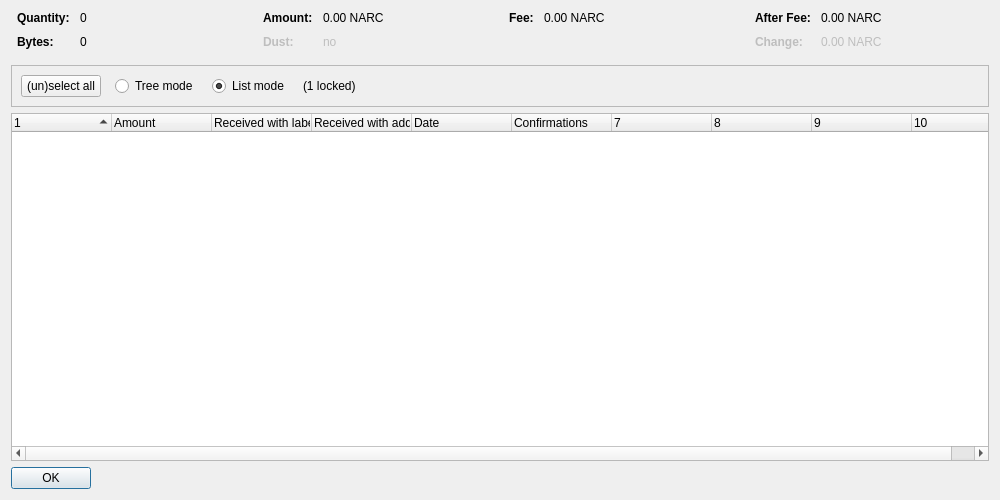
<?xml version="1.0" encoding="UTF-8"?>
<ui version="4.0">
 <class>CoinControlDialog</class>
 <widget class="QDialog" name="CoinControlDialog">
  <property name="geometry">
   <rect>
    <x>0</x>
    <y>0</y>
    <width>1000</width>
    <height>500</height>
   </rect>
  </property>
  <property name="windowTitle">
   <string>Coin Selection</string>
  </property>
  <layout class="QVBoxLayout" name="verticalLayout">
   <item>
    <layout class="QHBoxLayout" name="horizontalLayoutTop" stretch="0,0,0,0">
     <property name="topMargin">
      <number>0</number>
     </property>
     <property name="bottomMargin">
      <number>10</number>
     </property>
     <item>
      <layout class="QFormLayout" name="formLayoutCoinControl1">
       <property name="horizontalSpacing">
        <number>10</number>
       </property>
       <property name="verticalSpacing">
        <number>10</number>
       </property>
       <property name="leftMargin">
        <number>6</number>
       </property>
       <property name="rightMargin">
        <number>6</number>
       </property>
       <item row="0" column="0">
        <widget class="QLabel" name="labelCoinControlQuantityText">
         <property name="font">
          <font>
           <weight>75</weight>
           <bold>true</bold>
          </font>
         </property>
         <property name="text">
          <string>Quantity:</string>
         </property>
        </widget>
       </item>
       <item row="0" column="1">
        <widget class="QLabel" name="labelCoinControlQuantity">
         <property name="cursor">
          <cursorShape>IBeamCursor</cursorShape>
         </property>
         <property name="contextMenuPolicy">
          <enum>Qt::ActionsContextMenu</enum>
         </property>
         <property name="text">
          <string notr="true">0</string>
         </property>
         <property name="textInteractionFlags">
          <set>Qt::LinksAccessibleByMouse|Qt::TextSelectableByKeyboard|Qt::TextSelectableByMouse</set>
         </property>
        </widget>
       </item>
       <item row="1" column="0">
        <widget class="QLabel" name="labelCoinControlBytesText">
         <property name="font">
          <font>
           <weight>75</weight>
           <bold>true</bold>
          </font>
         </property>
         <property name="text">
          <string>Bytes:</string>
         </property>
        </widget>
       </item>
       <item row="1" column="1">
        <widget class="QLabel" name="labelCoinControlBytes">
         <property name="cursor">
          <cursorShape>IBeamCursor</cursorShape>
         </property>
         <property name="contextMenuPolicy">
          <enum>Qt::ActionsContextMenu</enum>
         </property>
         <property name="text">
          <string notr="true">0</string>
         </property>
         <property name="textInteractionFlags">
          <set>Qt::LinksAccessibleByMouse|Qt::TextSelectableByKeyboard|Qt::TextSelectableByMouse</set>
         </property>
        </widget>
       </item>
      </layout>
     </item>
     <item>
      <layout class="QFormLayout" name="formLayoutCoinControl2">
       <property name="horizontalSpacing">
        <number>10</number>
       </property>
       <property name="verticalSpacing">
        <number>10</number>
       </property>
       <property name="leftMargin">
        <number>6</number>
       </property>
       <property name="rightMargin">
        <number>6</number>
       </property>
       <item row="0" column="0">
        <widget class="QLabel" name="labelCoinControlAmountText">
         <property name="font">
          <font>
           <weight>75</weight>
           <bold>true</bold>
          </font>
         </property>
         <property name="text">
          <string>Amount:</string>
         </property>
        </widget>
       </item>
       <item row="0" column="1">
        <widget class="QLabel" name="labelCoinControlAmount">
         <property name="cursor">
          <cursorShape>IBeamCursor</cursorShape>
         </property>
         <property name="contextMenuPolicy">
          <enum>Qt::ActionsContextMenu</enum>
         </property>
         <property name="text">
          <string notr="true">0.00 NARC</string>
         </property>
         <property name="textInteractionFlags">
          <set>Qt::LinksAccessibleByMouse|Qt::TextSelectableByKeyboard|Qt::TextSelectableByMouse</set>
         </property>
        </widget>
       </item>
       <item row="1" column="0">
        <widget class="QLabel" name="labelCoinControlLowOutputText">
         <property name="enabled">
          <bool>false</bool>
         </property>
         <property name="font">
          <font>
           <weight>75</weight>
           <bold>true</bold>
          </font>
         </property>
         <property name="text">
          <string>Dust:</string>
         </property>
        </widget>
       </item>
       <item row="1" column="1">
        <widget class="QLabel" name="labelCoinControlLowOutput">
         <property name="enabled">
          <bool>false</bool>
         </property>
         <property name="cursor">
          <cursorShape>IBeamCursor</cursorShape>
         </property>
         <property name="contextMenuPolicy">
          <enum>Qt::ActionsContextMenu</enum>
         </property>
         <property name="text">
          <string notr="true">no</string>
         </property>
         <property name="textInteractionFlags">
          <set>Qt::LinksAccessibleByMouse|Qt::TextSelectableByKeyboard|Qt::TextSelectableByMouse</set>
         </property>
        </widget>
       </item>
      </layout>
     </item>
     <item>
      <layout class="QFormLayout" name="formLayoutCoinControl3">
       <property name="horizontalSpacing">
        <number>10</number>
       </property>
       <property name="verticalSpacing">
        <number>10</number>
       </property>
       <property name="leftMargin">
        <number>6</number>
       </property>
       <property name="rightMargin">
        <number>6</number>
       </property>
       <item row="0" column="0">
        <widget class="QLabel" name="labelCoinControlFeeText">
         <property name="font">
          <font>
           <weight>75</weight>
           <bold>true</bold>
          </font>
         </property>
         <property name="text">
          <string>Fee:</string>
         </property>
        </widget>
       </item>
       <item row="0" column="1">
        <widget class="QLabel" name="labelCoinControlFee">
         <property name="cursor">
          <cursorShape>IBeamCursor</cursorShape>
         </property>
         <property name="contextMenuPolicy">
          <enum>Qt::ActionsContextMenu</enum>
         </property>
         <property name="text">
          <string notr="true">0.00 NARC</string>
         </property>
         <property name="textInteractionFlags">
          <set>Qt::LinksAccessibleByMouse|Qt::TextSelectableByKeyboard|Qt::TextSelectableByMouse</set>
         </property>
        </widget>
       </item>
      </layout>
     </item>
     <item>
      <layout class="QFormLayout" name="formLayoutCoinControl4">
       <property name="horizontalSpacing">
        <number>10</number>
       </property>
       <property name="verticalSpacing">
        <number>10</number>
       </property>
       <property name="leftMargin">
        <number>6</number>
       </property>
       <property name="rightMargin">
        <number>6</number>
       </property>
       <item row="0" column="0">
        <widget class="QLabel" name="labelCoinControlAfterFeeText">
         <property name="font">
          <font>
           <weight>75</weight>
           <bold>true</bold>
          </font>
         </property>
         <property name="text">
          <string>After Fee:</string>
         </property>
        </widget>
       </item>
       <item row="0" column="1">
        <widget class="QLabel" name="labelCoinControlAfterFee">
         <property name="cursor">
          <cursorShape>IBeamCursor</cursorShape>
         </property>
         <property name="contextMenuPolicy">
          <enum>Qt::ActionsContextMenu</enum>
         </property>
         <property name="text">
          <string notr="true">0.00 NARC</string>
         </property>
         <property name="textInteractionFlags">
          <set>Qt::LinksAccessibleByMouse|Qt::TextSelectableByKeyboard|Qt::TextSelectableByMouse</set>
         </property>
        </widget>
       </item>
       <item row="1" column="0">
        <widget class="QLabel" name="labelCoinControlChangeText">
         <property name="enabled">
          <bool>false</bool>
         </property>
         <property name="font">
          <font>
           <weight>75</weight>
           <bold>true</bold>
          </font>
         </property>
         <property name="text">
          <string>Change:</string>
         </property>
        </widget>
       </item>
       <item row="1" column="1">
        <widget class="QLabel" name="labelCoinControlChange">
         <property name="enabled">
          <bool>false</bool>
         </property>
         <property name="cursor">
          <cursorShape>IBeamCursor</cursorShape>
         </property>
         <property name="contextMenuPolicy">
          <enum>Qt::ActionsContextMenu</enum>
         </property>
         <property name="text">
          <string notr="true">0.00 NARC</string>
         </property>
         <property name="textInteractionFlags">
          <set>Qt::LinksAccessibleByMouse|Qt::TextSelectableByKeyboard|Qt::TextSelectableByMouse</set>
         </property>
        </widget>
       </item>
      </layout>
     </item>
    </layout>
   </item>
   <item>
    <widget class="QFrame" name="frame">
     <property name="minimumSize">
      <size>
       <width>0</width>
       <height>40</height>
      </size>
     </property>
     <property name="frameShape">
      <enum>QFrame::StyledPanel</enum>
     </property>
     <property name="frameShadow">
      <enum>QFrame::Sunken</enum>
     </property>
     <layout class="QHBoxLayout" name="horizontalLayout">
      <item>
       <layout class="QHBoxLayout" name="horizontalLayoutPanel" stretch="0,0,0,0,0">
        <property name="spacing">
         <number>14</number>
        </property>
        <item>
         <widget class="QPushButton" name="pushButtonSelectAll">
          <property name="sizePolicy">
           <sizepolicy hsizetype="Maximum" vsizetype="Fixed">
            <horstretch>0</horstretch>
            <verstretch>0</verstretch>
           </sizepolicy>
          </property>
          <property name="text">
           <string>(un)select all</string>
          </property>
          <property name="autoDefault">
           <bool>false</bool>
          </property>
         </widget>
        </item>
        <item>
         <widget class="QRadioButton" name="radioTreeMode">
          <property name="sizePolicy">
           <sizepolicy hsizetype="Maximum" vsizetype="Fixed">
            <horstretch>0</horstretch>
            <verstretch>0</verstretch>
           </sizepolicy>
          </property>
          <property name="text">
           <string>Tree mode</string>
          </property>
         </widget>
        </item>
        <item>
         <widget class="QRadioButton" name="radioListMode">
          <property name="sizePolicy">
           <sizepolicy hsizetype="Maximum" vsizetype="Fixed">
            <horstretch>0</horstretch>
            <verstretch>0</verstretch>
           </sizepolicy>
          </property>
          <property name="text">
           <string>List mode</string>
          </property>
          <property name="checked">
           <bool>true</bool>
          </property>
         </widget>
        </item>
        <item>
         <widget class="QLabel" name="labelLocked">
          <property name="text">
           <string notr="true">(1 locked)</string>
          </property>
         </widget>
        </item>
        <item>
         <spacer name="horizontalSpacer">
          <property name="orientation">
           <enum>Qt::Horizontal</enum>
          </property>
          <property name="sizeHint" stdset="0">
           <size>
            <width>40</width>
            <height>20</height>
           </size>
          </property>
         </spacer>
        </item>
       </layout>
      </item>
     </layout>
    </widget>
   </item>
   <item>
    <widget class="CoinControlTreeWidget" name="treeWidget">
     <property name="contextMenuPolicy">
      <enum>Qt::CustomContextMenu</enum>
     </property>
     <property name="sortingEnabled">
      <bool>false</bool>
     </property>
     <property name="columnCount">
      <number>10</number>
     </property>
     <attribute name="headerShowSortIndicator" stdset="0">
      <bool>true</bool>
     </attribute>
     <attribute name="headerStretchLastSection">
      <bool>false</bool>
     </attribute>
     <column>
      <property name="text">
       <string/>
      </property>
     </column>
     <column>
      <property name="text">
       <string>Amount</string>
      </property>
     </column>
     <column>
      <property name="text">
       <string>Received with label</string>
      </property>
     </column>
     <column>
      <property name="text">
       <string>Received with address</string>
      </property>
     </column>
     <column>
      <property name="text">
       <string>Date</string>
      </property>
     </column>
     <column>
      <property name="text">
       <string>Confirmations</string>
      </property>
      <property name="toolTip">
       <string>Confirmed</string>
      </property>
     </column>
     <column>
      <property name="text">
       <string/>
      </property>
     </column>
     <column>
      <property name="text">
       <string/>
      </property>
     </column>
     <column>
      <property name="text">
       <string/>
      </property>
     </column>
     <column>
      <property name="text">
       <string/>
      </property>
     </column>
    </widget>
   </item>
   <item>
    <widget class="QDialogButtonBox" name="buttonBox">
     <property name="sizePolicy">
      <sizepolicy hsizetype="Maximum" vsizetype="Fixed">
       <horstretch>0</horstretch>
       <verstretch>0</verstretch>
      </sizepolicy>
     </property>
     <property name="orientation">
      <enum>Qt::Horizontal</enum>
     </property>
     <property name="standardButtons">
      <set>QDialogButtonBox::Ok</set>
     </property>
    </widget>
   </item>
  </layout>
 </widget>
 <customwidgets>
  <customwidget>
   <class>CoinControlTreeWidget</class>
   <extends>QTreeWidget</extends>
   <header>coincontroltreewidget.h</header>
  </customwidget>
 </customwidgets>
 <resources/>
 <connections/>
</ui>
